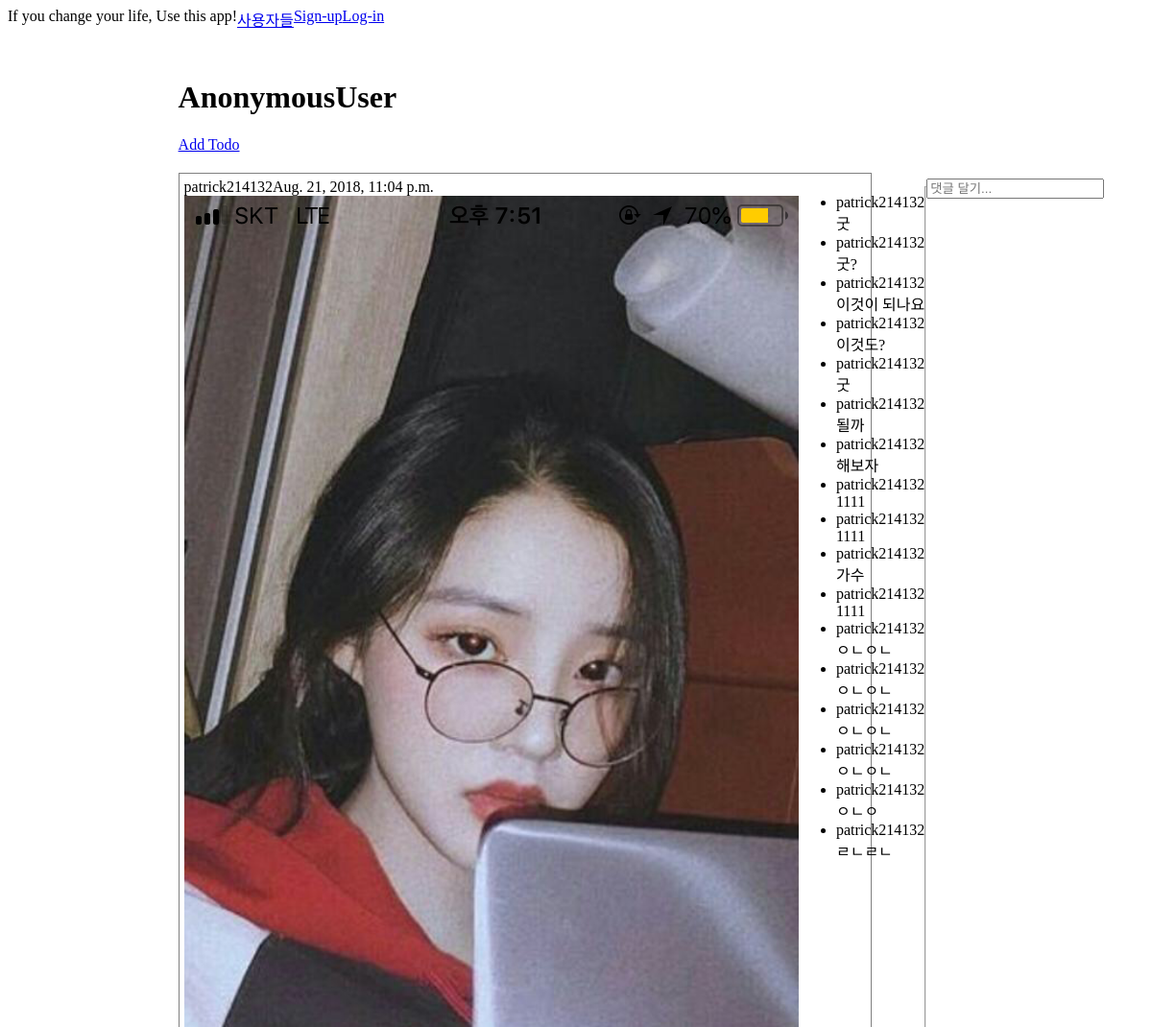
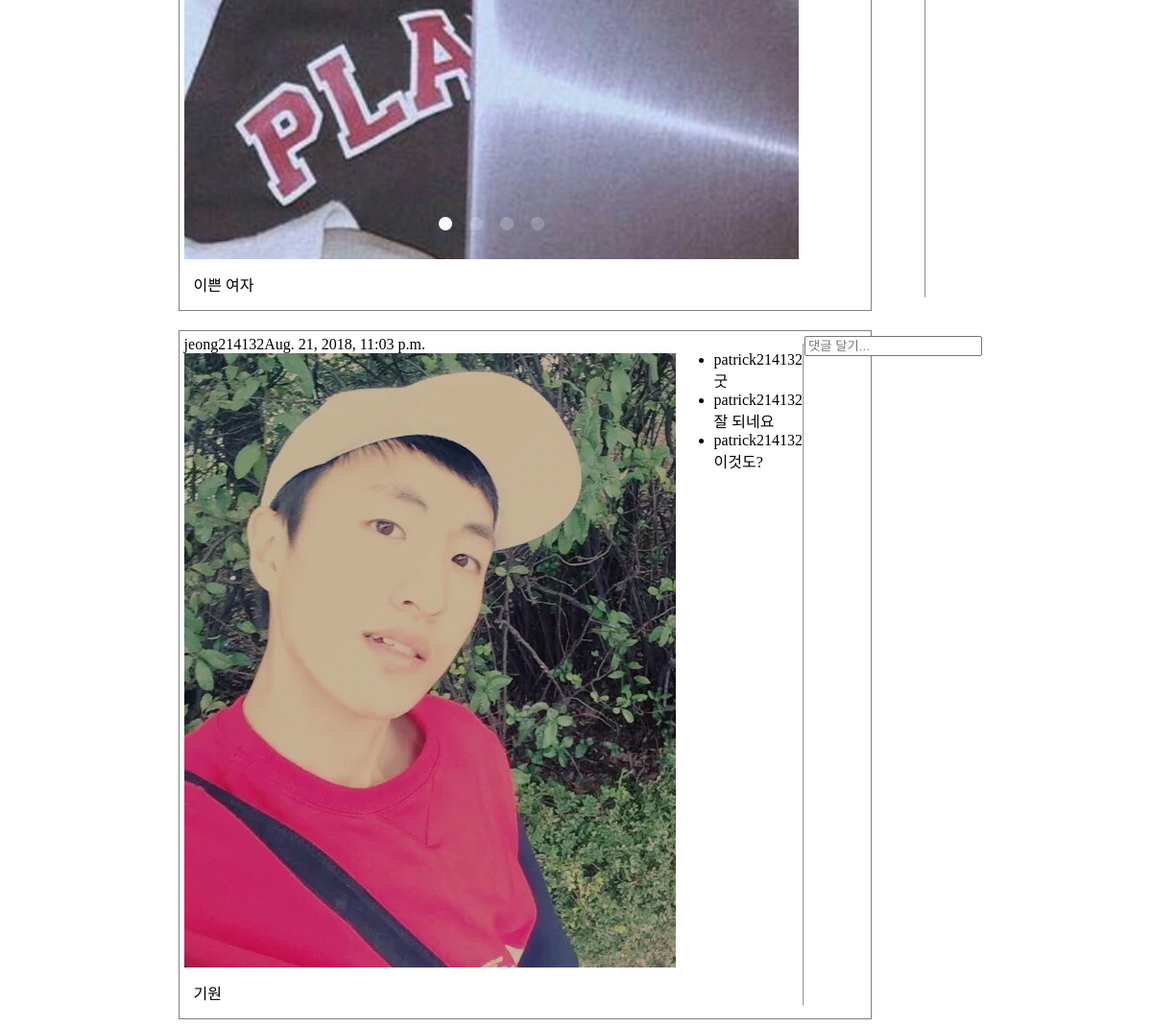
Page /post/ on the committed database (2 pictures, top to bottom).
### post/models.py (models this page shows, shortened)
class Post(models.Model):
    content = models.TextField('CONTENT')
    photo = models.ImageField(upload_to='post')
    create_date = models.DateTimeField('Create Date', auto_now_add=True)
    modify_date = models.DateTimeField('Modify Date', auto_now=True)
    owner = models.ForeignKey(User, null=True,  on_delete=models.CASCADE)
    class Meta:
        verbose_name = 'post'
        verbose_name_plural = 'posts'
        db_table  = 'my_post'#데이터베이스 테이블에서 이름을 정의, 지정 안하면 appname_classname 된다.
        ordering  = ('-modify_date',)

class Comment(models.Model):
    post = models.ForeignKey(Post, related_name='comments',  on_delete=models.CASCADE)
    owner = models.ForeignKey(User, null=True, on_delete=models.CASCADE)
    content = models.TextField()

### post/views.py (the view)
def post_list(request):
    posts = Post.objects.all()
    comment_form = CommentForm()
    context = {
        'posts': posts,
        'comment_form': comment_form,
    }
    return render(request, 'post/post.html', context)

### post/forms.py (shortened to what this page needs)
class CommentForm(forms.ModelForm):
    class Meta:
        model = Comment
        fields = (
            'content',
        )
        widgets = {
            'content': forms.TextInput(
                attrs={
                    'class': 'content',
                    'placeholder': '댓글 달기...',
                }
            )
        }

### post/templates/post/post.html (shortened to what this page needs)
{% extends "base.html" %}
{% load staticfiles %}
{% block extrastyle %}{% static "css/todo.css" %}{% endblock %}
{% block content %}
<div class="body">
<div class="left">
</div>
<div class="content">
    <h1>{{user}}</h1>
    <a href="{% url 'post:add' %}">Add Todo</a>
        {% for post in posts %}
        <div class="todo_list">
            <div class="todo">
                <div class="todo_owner">
                    {{ post.owner }}{{ post.modify_date}}
                </div>
                <div class="todo_photo">
                    <img src="{{ post.photo.url }}" alt="" class="post-image">
                </div>
                <div class="todo_content">
                    {{ post.content }}
                </div>
            </div>
            {% if post.comments.exists %}
                <ul class="comment-list">
                    {% for comment in post.comments.all %}
                    <li class="comment">
                        <span class="comment-owner">{{ comment.owner }}</span>
                        <span class="comment-content">{{ comment.content }}</span>
                    </li>
                    {% endfor %}
                </ul>
                <hr>
                {% endif %}
               <form action="{% url 'post:comment_create' post_pk=post.pk %}" method="POST" class="comment-form">
				<input type="text" name="content" placeholder="댓글 달기...">
			    </form>
        </div>
        {% endfor %}
</div>
<div class="right">
</div>
</div>
{% endblock %}

### static/css/todo.css (style rules this page uses)
div.body { display:flex; }
div.left { width:15%; }
div.right { width:25%; }
div.content { width:60%; }
div.todo_list { width:100%; display:flex; border:solid gray 1px; margin-top: 20px; padding:5px; }
div.todo { width:90%; }
div.todo_content { margin:10px; }

### rows in the picture
Post: owner "patrick214132", modify_date "Aug. 21, 2018, 11:04 p.m.", photo (picture), content "이쁜 여자"
Comment: owner "patrick214132", content "굿"
Comment: owner "patrick214132", content "굿?"
Comment: owner "patrick214132", content "이것이 되나요"
Comment: owner "patrick214132", content "이것도?"
Comment: owner "patrick214132", content "굿"
Comment: owner "patrick214132", content "될까"
Comment: owner "patrick214132", content "해보자"
Comment: owner "patrick214132", content "1111"
Comment: owner "patrick214132", content "1111"
Comment: owner "patrick214132", content "가수"
Comment: owner "patrick214132", content "1111"
Comment: owner "patrick214132", content "ㅇㄴㅇㄴ"
Comment: owner "patrick214132", content "ㅇㄴㅇㄴ"
Comment: owner "patrick214132", content "ㅇㄴㅇㄴ"
Comment: owner "patrick214132", content "ㅇㄴㅇㄴ"
Comment: owner "patrick214132", content "ㅇㄴㅇ"
Comment: owner "patrick214132", content "ㄹㄴㄹㄴ"
Post: owner "jeong214132", modify_date "Aug. 21, 2018, 11:03 p.m.", photo (picture), content "기원"
Comment: owner "patrick214132", content "굿"
Comment: owner "patrick214132", content "잘 되네요"
Comment: owner "patrick214132", content "이것도?"

### other values in the picture
{{ user }} "AnonymousUser"
